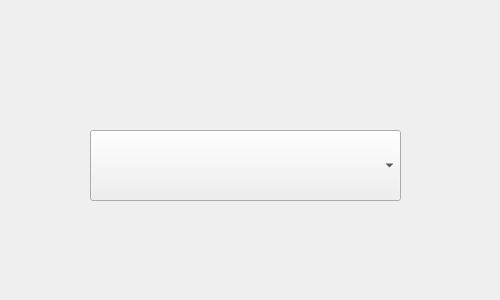
<?xml version="1.0" encoding="UTF-8"?>
<ui version="4.0">
 <class>Setting_selectprogram</class>
 <widget class="QDialog" name="Setting_selectprogram">
  <property name="geometry">
   <rect>
    <x>0</x>
    <y>0</y>
    <width>500</width>
    <height>300</height>
   </rect>
  </property>
  <property name="windowTitle">
   <string>Dialog</string>
  </property>
  <property name="styleSheet">
   <string notr="true">QDialog#Setting_selectprogram {
background-image:url( :/BG/setting_selectprogram/setting_selectprogram.png);
}

QPushButton#ok {
background-color: transparent;
border-image: url( :/Button/setting_selectprogram/ok.png);
background: none;
border: none;
background-repeat: none;
}

QPushButton#cancel {
background-color: transparent;
border-image: url( :/Button/setting_selectprogram/cancel.png);
background: none;
border: none;
background-repeat: none;
}</string>
  </property>
  <widget class="QComboBox" name="comboBox">
   <property name="geometry">
    <rect>
     <x>90</x>
     <y>130</y>
     <width>311</width>
     <height>71</height>
    </rect>
   </property>
  </widget>
  <widget class="QPushButton" name="ok">
   <property name="geometry">
    <rect>
     <x>-30</x>
     <y>231</y>
     <width>300</width>
     <height>95</height>
    </rect>
   </property>
   <property name="text">
    <string/>
   </property>
  </widget>
  <widget class="QPushButton" name="cancel">
   <property name="geometry">
    <rect>
     <x>220</x>
     <y>230</y>
     <width>300</width>
     <height>95</height>
    </rect>
   </property>
   <property name="text">
    <string/>
   </property>
  </widget>
 </widget>
 <resources/>
 <connections/>
</ui>
